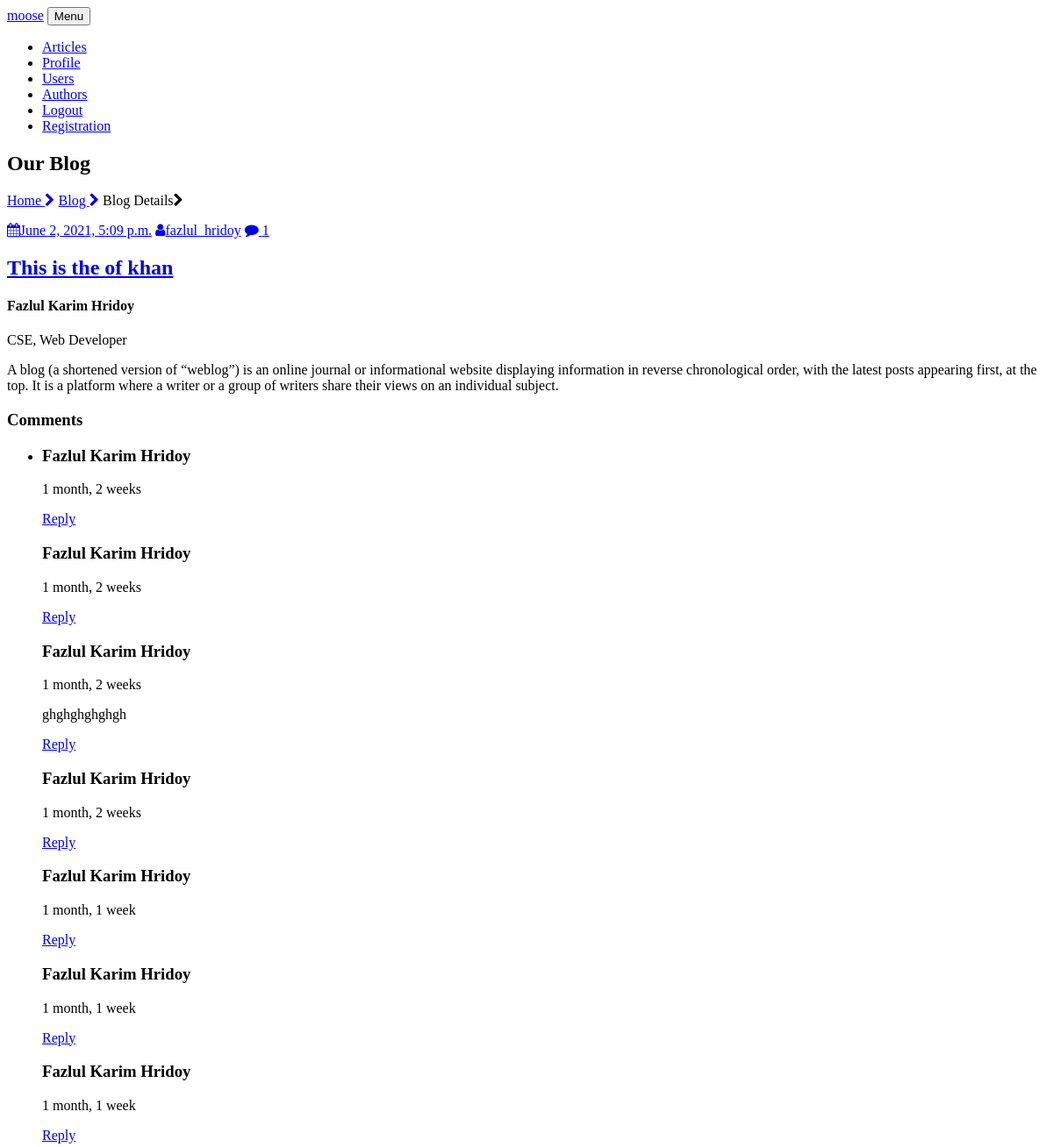
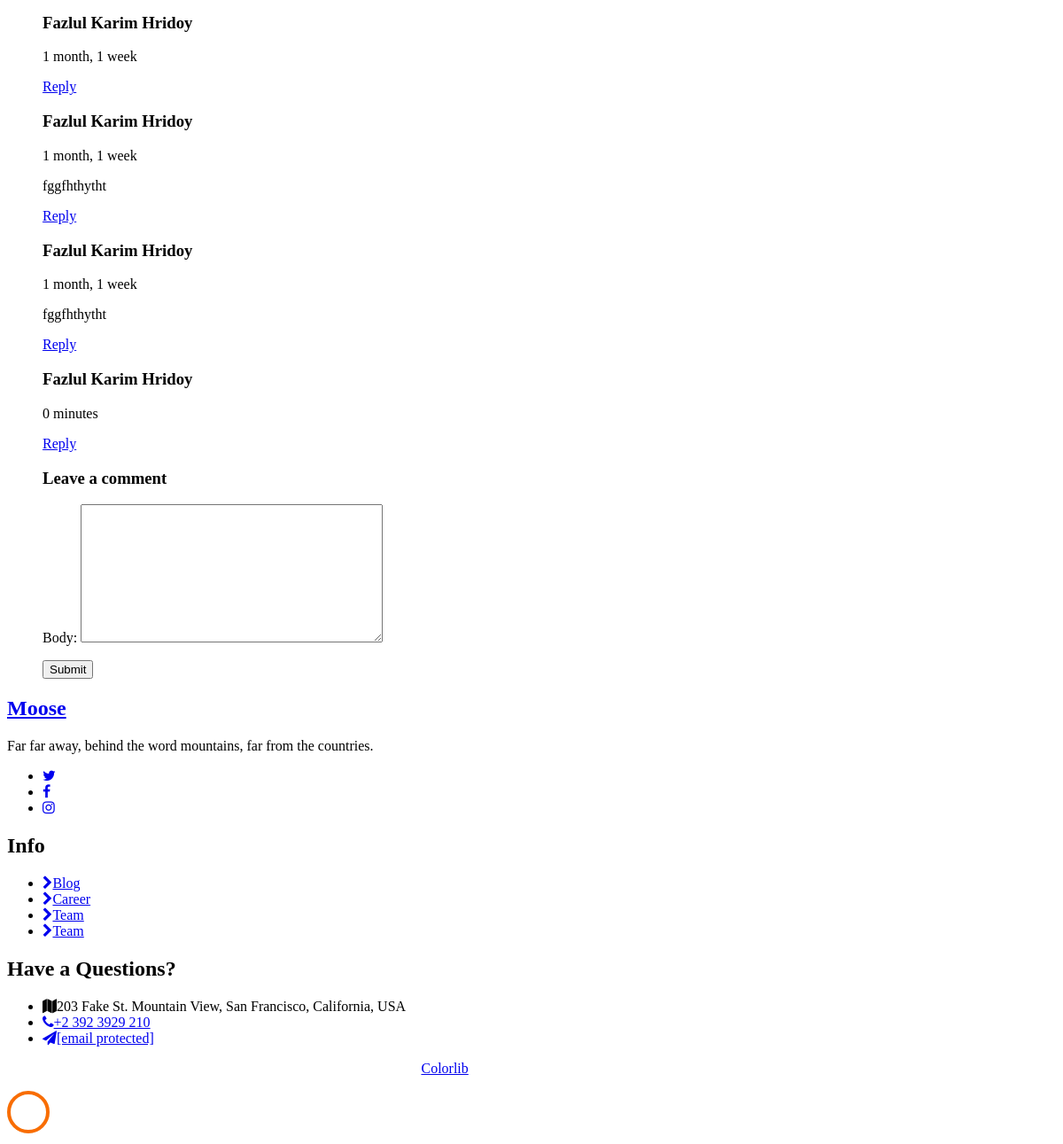
The page /blog-single/1 (signed in) on the database its author committed (2 pictures, top to bottom).
### blogapp/models.py (models this page shows, shortened)
class Article(models.Model):
    article_author = models.ForeignKey(Author, on_delete=models.CASCADE)
    title = models.CharField(max_length=200)
    posted_on = models.DateTimeField(auto_now=False, auto_now_add=True)
    updated_on = models.DateTimeField(auto_now=True, auto_now_add=False)
    image = models.FileField()
    body = models.TextField()

class Author(models.Model):
    name = models.ForeignKey(User, on_delete=models.CASCADE)
    profile_picture = models.FileField()
    detail = models.TextField(max_length=200)
    category = models.ForeignKey(Category, on_delete=models.CASCADE)

class Category(models.Model):
    name = models.CharField(max_length=100)
    def __str__(self):
        return self.name

class Comment(models.Model):
    name = models.ForeignKey(User, on_delete=models.CASCADE)
    email = models.EmailField()
    body = models.TextField(max_length=300)
    comment_posted_on = models.DateTimeField(auto_now=False, auto_now_add=True)

### blogapp/views.py (the view)
# urls.py: path('blog-single/<int:pid>', views.Blog_single, name="blog-single"),
def Blog_single(request,pid):
    post = get_object_or_404(Article, pk=pid)
    user_name = get_object_or_404(User, id=request.user.id)
    show_comment = Comment.objects.all()
    form = CommentForm(request.POST or None)
    instance = form.save(commit=False)
    instance.name = user_name
    instance.post = post
    instance.save()
    context = {
        "single": post,
        "form": form,
        "show_comment": show_comment
    }
    return render(request, 'blog-single.html', context)

### blogapp/forms.py
class CommentForm(forms.ModelForm):
    class Meta:
        model = Comment
        fields = [
            'body'
        ]

### templates/blog-single.html (shortened to what this page needs)
{% extends 'base.html' %}
{% load static %}
{% block content %}
	<section class="hero-wrap hero-wrap-2">
		<div class="container">
			<div class="row no-gutters slider-text align-items-center justify-content-center">
				<div class="col-md-9 text-center ftco-animate pt-5">
					<h1 class="mb-3 bread">Our Blog</h1>
					<p class="breadcrumbs"><span class="mr-2"><a href="index-2.html">Home <i
									class="fa fa-chevron-right"></i></a></span> <span class="mr-2"><a
								href="blog.html">Blog <i class="fa fa-chevron-right"></i></a></span> <span>Blog
							Details<i class="fa fa-chevron-right"></i></span></p>
				</div>
			</div>
		</div>
	</section>
	<section class="ftco-section">
		<div class="container-fluid px-md-4">
			<div class="row no-gutters">
				<div class="col-md-12 blog-wrap">
						<div class="row no-gutters align-items-center">
							<div class="col-md-6">
								<div class="text p-md-5 py-5 px-4 ftco-animate">
									<p class="meta">
										<a href="#"><span class="fa fa-calendar mr-2"></span>{{ single.posted_on }}</a>
										<a href="#"><span class="fa fa-user mr-2"></span>{{ single.article_author.name }}</a>
										<a href="#" class="meta-chat"><span class="fa fa-comment mr-2"></span> {{ single.article_author.id }}</a>
									</p>
									<h2 class="mb-4"><a href="blog-single.html">{{ single.title }}</a></h2>
									<div class="icon d-flex align-items-center">
										<div class="position pl-3">
											<h4 class="mb-0">{{ single.article_author.name.get_full_name }}</h4>
											<span>{{ single.article_author.category }}</span>
										</div>
									</div>
									<p>{{single.body}}</p>
								</div>
							</div>
						</div>
					<div class="row justify-content-center pt-4 py-md-5">
						<div class="col-md-7">
							<div class="comment-post py-5">
								<h3 class="mb-5">Comments</h3>
								<ul class="comment-list">
									<li class="comment">
										<div class="comment-body">
											{% for comment in show_comment %}
												<h3>{{ comment.name.get_full_name }}</h3>
												<div class="meta">{{ comment.comment_posted_on|timesince }}</div>
												<p>{{ comment.body }}</p>
												<p><a href="#" class="reply">Reply</a></p>
											{% endfor %}
										</div>
									</li>
							<div class="comment-form-wrap pt-5">
								<h3 class="mb-5">Leave a comment</h3>
								<form action="#" class="p-5 comment-form" method="POST">
									{{ form.as_p }}
									<button class="btn btn-success">Submit</button>
								</form>
							</div>
						</div>
					</div>
				</div>
			</div>
		</div>
	</section>
{% endblock %}

### rows shown on the page
Article: posted_on "June 2, 2021, 5:09 p.m.", article_author.name "fazlul_hridoy", article_author.id "1", title "This is the of khan", article_author.name.get_full_name "Fazlul Karim Hridoy", article_author.category "CSE, Web Developer", body "A blog (a shortened version of “weblog”) is an online journal or informational website displaying information in reverse chronological order, with the latest posts appearing first, at the top. It is a platform where a writer or a group of writers share their views on an individual subject."
Comment: name.get_full_name "Fazlul Karim Hridoy", comment_posted_on "1 month, 2 weeks"
Comment: name.get_full_name "Fazlul Karim Hridoy", comment_posted_on "1 month, 2 weeks"
Comment: name.get_full_name "Fazlul Karim Hridoy", comment_posted_on "1 month, 2 weeks", body "ghghghghghgh"
Comment: name.get_full_name "Fazlul Karim Hridoy", comment_posted_on "1 month, 2 weeks"
Comment: name.get_full_name "Fazlul Karim Hridoy", comment_posted_on "1 month, 1 week"
Comment: name.get_full_name "Fazlul Karim Hridoy", comment_posted_on "1 month, 1 week"
Comment: name.get_full_name "Fazlul Karim Hridoy", comment_posted_on "1 month, 1 week"
Comment: name.get_full_name "Fazlul Karim Hridoy", comment_posted_on "1 month, 1 week"
Comment: name.get_full_name "Fazlul Karim Hridoy", comment_posted_on "1 month, 1 week", body "fggfhthytht"
Comment: name.get_full_name "Fazlul Karim Hridoy", comment_posted_on "1 month, 1 week", body "fggfhthytht"
